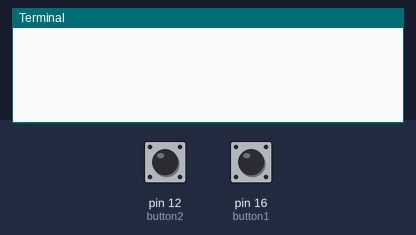
This program was run on a simulated Raspberry Pi (header pin numbers). Shown: the last lines printed to the terminal. The inputs (shaded band) are chosen by the test bench; at power-on: pin 12 (button2) HIGH, pin 16 (button1) HIGH.

Above: at 1.2 s.
1.3 s: pin 12 (button2) pulled LOW for 0.15 s
At 2.6 s:
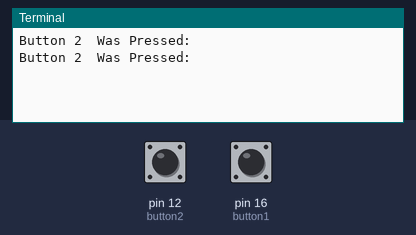
2.9 s: pin 16 (button1) pulled LOW for 0.15 s
At 4.0 s:
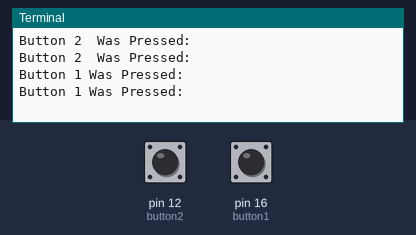

The program:

buttons.py
```python
# source :
# https://www.youtube.com/watch?v=lOb4G8Le9fQ

from time import sleep
import RPi.GPIO as GPIO


# to use physical pins :
GPIO.setmode(GPIO.BOARD)

button1=16
button2=12

# setup buttons
GPIO.setup(button1,GPIO.IN,pull_up_down=GPIO.PUD_UP)
GPIO.setup(button2,GPIO.IN,pull_up_down=GPIO.PUD_UP)

# run
# read status of button1 (pressed/not pressed:1/0)
while(1):
		if GPIO.input(button1)==0:
				print "Button 1 Was Pressed:"
				# Slow down output
				sleep(.1)
		if GPIO.input(button2)==0:
				print "Button 2  Was Pressed:"
				# Slow down output
				sleep(.1)
```

Measured:
- after the input at 1.3 s, the terminal: prints a new line at once (image 1)
- after the input at 2.9 s, the terminal: prints a new line at once (image 2)
